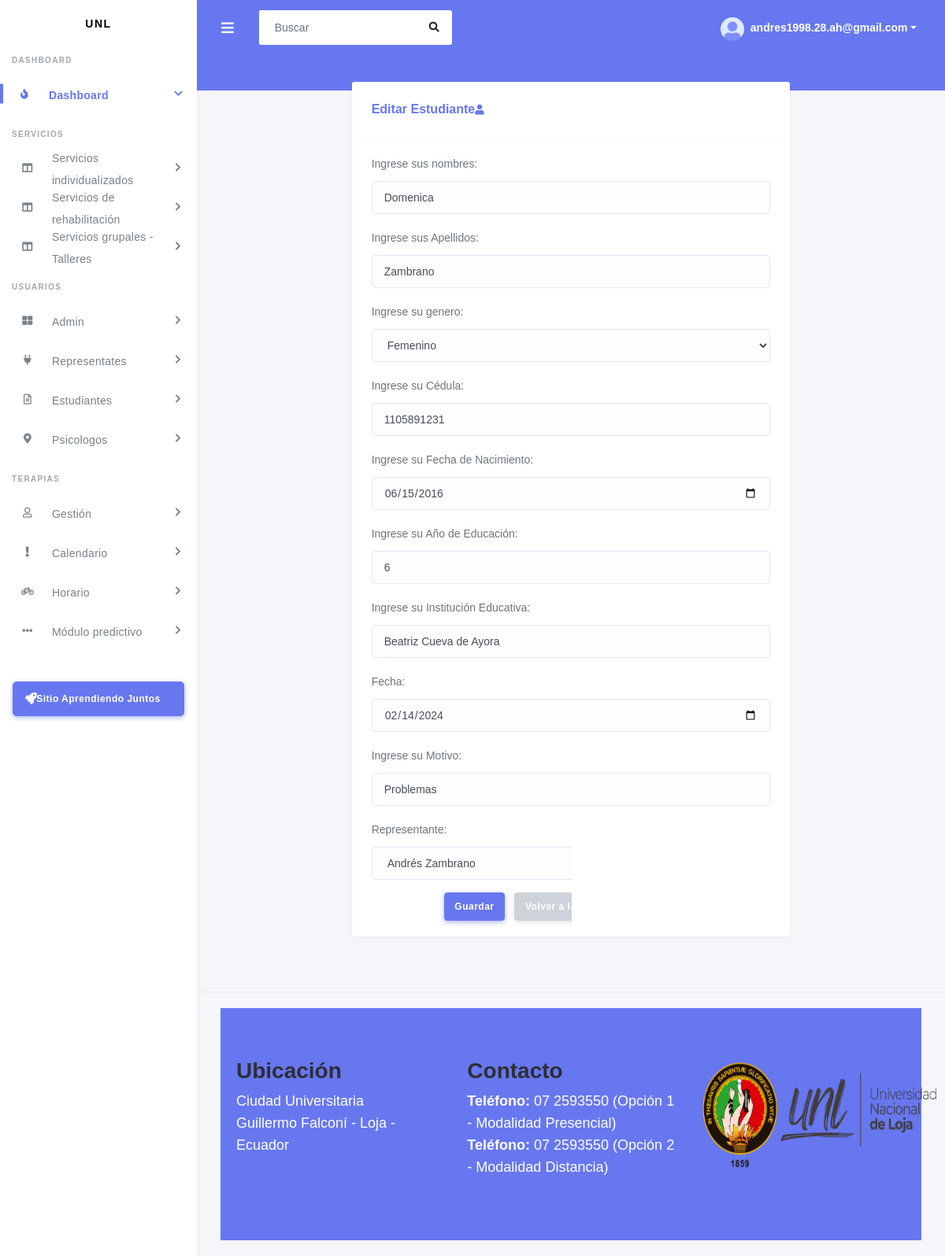
The app's page /editarEstudiante/8/ (signed in) with its own data.
### app/usuarios/usuario/models.py (models this page shows, shortened)
class Estudiante(models.Model):
    representante = models.ForeignKey(Representante, on_delete=models.CASCADE)
    nombre = models.CharField(max_length=100)
    apellido = models.CharField(max_length=100)
    genero = models.CharField(
        max_length=1,
        choices=GENERO_CHOICES,
        default='F'
    )
    cedula = models.CharField(max_length=10)
    fecha_nacimiento = models.DateField()
    edad = models.PositiveIntegerField()
    año_educacion = models.PositiveIntegerField()
    institucion_educativa = models.CharField(max_length=100)
    fecha = models.DateField()
    motivo = models.TextField(max_length=500)
    class Meta:
        permissions = [
            ("can_create_estudiante", "Can create Estudiante"),
        ]

class Representante(models.Model):
    nombre = models.CharField(max_length=100)
    apellido = models.CharField(max_length=100)
    telefono = models.CharField(max_length=7)
    celular = models.CharField(max_length=10)
    email = models.EmailField(unique=True)
    cedula = models.CharField(max_length=10)
    servicios = models.CharField(
        max_length=50,
        choices=SERVICIOS_CHOICES,
        default='Terepia de Lenguaje'
    )
    otra_terapia = models.CharField(max_length=50)
    conocido = models.CharField(max_length=100)
    observacion = models.TextField(max_length=500)
    def nombre_completo(self):
        return '{} {}'.format(self.nombre, self.apellido)
    def __str__(self):
        return self.nombre_completo()
    class Meta:
        permissions = [
            ("can_create_representante", "Can create Representante"),
        ]

### app/usuarios/usuario/views.py (the view, shortened to what this page needs)
# urls.py: path('editarEstudiante/<int:pk>/', EditarEstudianteView.as_view(), name='editar_estudiante'),
@method_decorator(permission_required_custom('adminis.can_create_adminis'), name='dispatch')
class EditarEstudianteView(UpdateView):
    model = Estudiante
    form_class = EstudianteForm
    template_name = 'usuarios/editarEstudiante.html'
    success_url = reverse_lazy('listar_estudiantes')

### app/controlRoles/utils.py (called while the page is built)
def permission_required_custom(perm, login_url=None, raise_exception=False):
    def decorator(view_func):
        @wraps(view_func)
        def _wrapped_view(request, *args, **kwargs):
            if request.user.has_perm(perm):
                return view_func(request, *args, **kwargs)
            else:
                if raise_exception:
                    raise PermissionDenied
                else:
                    return redirect(request.META.get('HTTP_REFERER', reverse('index')))
        return _wrapped_view
    return decorator

### templates/usuarios/editarEstudiante.html (shortened to what this page needs)
{% extends 'layout.html' %}
{% load static %}
{% block content %}
  <div class="container">
    <div class="row justify-content-center mt-4">
      <div class="col-md-8">
        <div class="card">
          <div class="card-header">
            <h4>Editar Estudiante<i class="fas fa-user"></i></h4>
          </div>
          <div class="card-body">
            <form method="post">
              {{ form.as_p }}
              <div class="text-center mt-3">
                <button type="submit" class="btn btn-primary">Guardar</button>
                <a href="{% url 'listar_estudiantes' %}" class="btn btn-secondary ml-2">Volver a la lista de Administrador</a>
              </div>
            </form>
          </div>
        </div>
      </div>
    </div>
  </div>
{% endblock content %}

### templates/layout.html (shortened to what this page needs)
<!DOCTYPE html>
<html lang="en">
<head>
  {% load static %}
  <link rel="stylesheet" href="https://stackpath.bootstrapcdn.com/bootstrap/4.3.1/css/bootstrap.min.css">
  <link rel="stylesheet" href="https://use.fontawesome.com/releases/v5.7.2/css/all.css">
  <link rel="stylesheet" href="https://cdnjs.cloudflare.com/ajax/libs/fullcalendar/5.9.0/main.min.css">
  <link rel="stylesheet" href="{% static 'stisla/css/style.css' %}">
  <link rel="stylesheet" href="{% static 'stisla/css/components.css' %}">
</head>
<body>
  <div id="app">
    <div class="main-wrapper">
      <div class="navbar-bg"></div>
      <nav class="navbar navbar-expand-lg main-navbar">
        <form class="form-inline mr-auto">
          <ul class="navbar-nav mr-3">
            <li><a href="#" data-toggle="sidebar" class="nav-link nav-link-lg"><i class="fas fa-bars"></i></a></li>
          </ul>
          <div class="search-element">
            <form method="GET" action="{% url 'index' %}" class="form-inline">
                <input class="form-control" type="search" name="q" placeholder="Buscar" aria-label="Search" data-width="250">
                <button class="btn" type="submit"><i class="fas fa-search"></i></button>
            </form>
          </div>
        </form>
        <ul class="navbar-nav navbar-right">
          <li class="dropdown"><a href="#" data-toggle="dropdown" class="nav-link dropdown-toggle nav-link-lg nav-link-user">
            <img alt="image" src="{% static 'stisla/img/avatar/avatar-1.png'%}" class="rounded-circle mr-1">
            <div class="d-sm-none d-lg-inline-block">{{ request.user.email }}</div></a>
          </li>
        </ul>
      </nav>
      <div class="main-sidebar sidebar-style-2">
        <aside id="sidebar-wrapper">
          <div class="sidebar-brand">
            <a href="index.html">Aprendiendo Juntos</a>
          </div>
          {% include "menu.html" %}
        </aside>
      </div>
      <div class="main-content">
{% block content %}{% endblock %}
      </div>
      {% include 'footer.html' %}
    </div>
  </div>
</body>
</html>

### templates/footer.html (style rules this page uses)
body { font-family: Arial, sans-serif; }
.container { max-width: 1200px; margin: auto; padding: 0 20px; }
.row { display: flex; flex-wrap: wrap; }

### records on screen
Estudiante: nombre "Domenica", apellido "Zambrano", genero "Femenino", cedula "1105891231", fecha_nacimiento "06/15/2016", año_educacion "6", institucion_educativa "Beatriz Cueva de Ayora", fecha "02/14/2024", motivo "Problemas", representante "Andrés Zambrano"

### other values on screen
{{ request.user.email }} "andres1998.28.ah@gmail.com"
